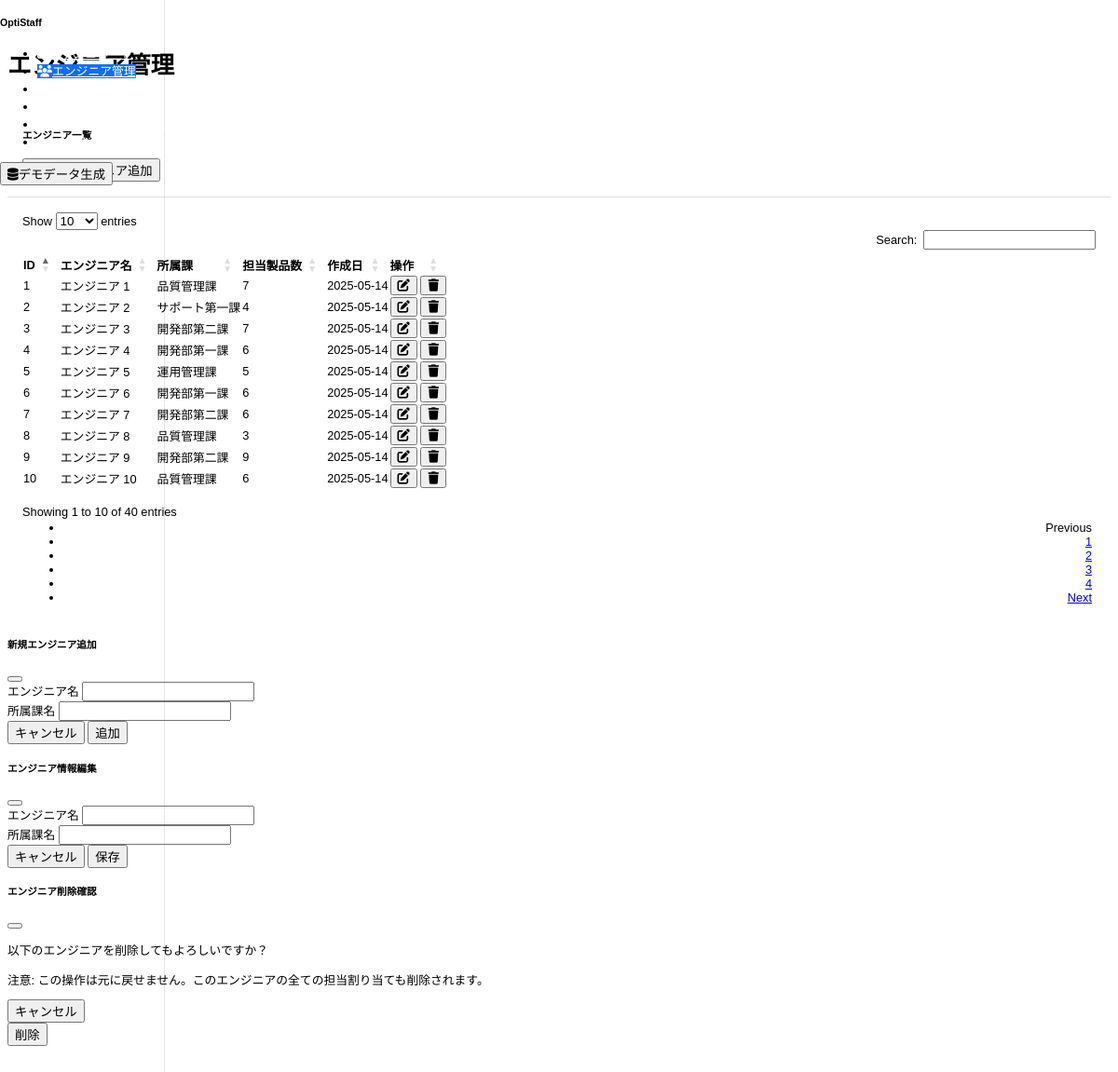
Page /engineers on the committed database.
### models.py (models this page shows)
class Engineer(db.Model):
    id = db.Column(db.Integer, primary_key=True)
    name = db.Column(db.String(100), nullable=False)
    department = db.Column(db.String(100), nullable=False)
    max_products = db.Column(db.Integer, default=5)
    created_at = db.Column(db.DateTime, default=datetime.utcnow)
    updated_at = db.Column(db.DateTime, default=datetime.utcnow, onupdate=datetime.utcnow)
    assignments = db.relationship('Assignment', back_populates='engineer', lazy='joined')
    __table_args__ = (
        Index('idx_engineer_department', 'department'),
    )

### routes.py (the view)
@app.route('/engineers')
def engineers():
    engineers_list = Engineer.query.all()
    return render_template('engineers.html', engineers=engineers_list)

### templates/engineers.html (shortened to what this page needs)
{% extends 'base.html' %}
{% block title %}エンジニア管理{% endblock %}
{% block content %}
<div class="row mb-4">
    <div class="col-md-12">
        <div class="card">
            <div class="card-header d-flex justify-content-between align-items-center">
                <h5 class="card-title mb-0">エンジニア一覧</h5>
                <button class="btn btn-primary btn-sm" data-bs-toggle="modal" data-bs-target="#addEngineerModal">
                </button>
            </div>
            <div class="card-body">
                <div class="table-responsive">
                    <table id="engineersTable" class="table table-striped">
                        <thead>
                            <tr>
                                <th>ID</th>
                                <th>エンジニア名</th>
                                <th>所属課</th>
                                <th>担当製品数</th>
                                <th>作成日</th>
                                <th>操作</th>
                            </tr>
                        </thead>
                        <tbody>
                            {% for engineer in engineers %}
                            <tr>
                                <td>{{ engineer.id }}</td>
                                <td>{{ engineer.name }}</td>
                                <td>{{ engineer.department }}</td>
                                <td>{{ engineer.assignments|length }}</td>
                                <td>{{ engineer.created_at.strftime('%Y-%m-%d') }}</td>
                                <td>
                                    <button class="btn btn-sm btn-outline-primary edit-engineer-btn"
                                            data-id="{{ engineer.id }}"
                                            data-name="{{ engineer.name }}"
                                            data-department="{{ engineer.department }}">
                                        <i class="fas fa-edit"></i>
                                    </button>
                                    <button class="btn btn-sm btn-outline-danger delete-engineer-btn"
                                            data-id="{{ engineer.id }}"
                                            data-name="{{ engineer.name }}">
                                        <i class="fas fa-trash"></i>
                                    </button>
                                </td>
                            </tr>
                            {% endfor %}
                        </tbody>
                    </table>
                </div>
            </div>
        </div>
    </div>
</div>
<div class="modal fade" id="addEngineerModal" tabindex="-1" aria-labelledby="addEngineerModalLabel" aria-hidden="true">
    <div class="modal-dialog">
        <div class="modal-content">
            <div class="modal-header">
                <h5 class="modal-title" id="addEngineerModalLabel">新規エンジニア追加</h5>
                <button type="button" class="btn-close" data-bs-dismiss="modal" aria-label="Close"></button>
            </div>
            <form action="{{ url_for('add_engineer') }}" method="post">
                <div class="modal-body">
                    <div class="mb-3">
                        <label for="name" class="form-label">エンジニア名</label>
                        <input type="text" class="form-control" id="name" name="name" required>
                    </div>
                    <div class="mb-3">
                        <label for="department" class="form-label">所属課名</label>
                        <input type="text" class="form-control" id="department" name="department" required>
                    </div>
                </div>
                <div class="modal-footer">
                    <button type="button" class="btn btn-secondary" data-bs-dismiss="modal">キャンセル</button>
                    <button type="submit" class="btn btn-primary">追加</button>
                </div>
            </form>
        </div>
    </div>
</div>
<div class="modal fade" id="editEngineerModal" tabindex="-1" aria-labelledby="editEngineerModalLabel" aria-hidden="true">
    <div class="modal-dialog">
        <div class="modal-content">
            <div class="modal-header">
                <h5 class="modal-title" id="editEngineerModalLabel">エンジニア情報編集</h5>
                <button type="button" class="btn-close" data-bs-dismiss="modal" aria-label="Close"></button>
            </div>
            <form id="editEngineerForm" action="" method="post">
                <div class="modal-body">
                    <div class="mb-3">
                        <label for="edit_name" class="form-label">エンジニア名</label>
                        <input type="text" class="form-control" id="edit_name" name="name" required>
                    </div>
                    <div class="mb-3">
                        <label for="edit_department" class="form-label">所属課名</label>
                        <input type="text" class="form-control" id="edit_department" name="department" required>
                    </div>
                </div>
                <div class="modal-footer">
                    <button type="button" class="btn btn-secondary" data-bs-dismiss="modal">キャンセル</button>
                    <button type="submit" class="btn btn-primary">保存</button>
                </div>
            </form>
        </div>
    </div>
</div>
<div class="modal fade" id="deleteEngineerModal" tabindex="-1" aria-labelledby="deleteEngineerModalLabel" aria-hidden="true">
    <div class="modal-dialog">
        <div class="modal-content">
            <div class="modal-header">
                <h5 class="modal-title" id="deleteEngineerModalLabel">エンジニア削除確認</h5>
                <button type="button" class="btn-close" data-bs-dismiss="modal" aria-label="Close"></button>
            </div>
            <div class="modal-body">
                <p>以下のエンジニアを削除してもよろしいですか？</p>
                <p class="text-danger">注意: この操作は元に戻せません。このエンジニアの全ての担当割り当ても削除されます。</p>
            </div>
            <div class="modal-footer">
                <button type="button" class="btn btn-secondary" data-bs-dismiss="modal">キャンセル</button>
                <form id="deleteEngineerForm" action="" method="post">
                    <button type="submit" class="btn btn-danger">削除</button>
                </form>
            </div>
        </div>
    </div>
</div>
{% endblock %}

### static/css/custom.css (style rules this page uses)
body { font-size: 80%; }
.card { transition: all 0.3s ease; }
.table-responsive { overflow-x: auto; }
body { font-family: 'Hiragino Kaku Gothic Pro', 'Meiryo', sans-serif; }
.card { border: none; margin-bottom: 1rem; }
.card .card-header { background-color: transparent; border-bottom: 1px solid rgba(0,0,0,.125); padding: 1rem; }
.card .card-body { padding: 1rem; }

### rows in the picture
Engineer: id "1", name "エンジニア 1", department "品質管理課", assignments|length "7", created_at "2025-05-14"
Engineer: id "2", name "エンジニア 2", department "サポート第一課", assignments|length "4", created_at "2025-05-14"
Engineer: id "3", name "エンジニア 3", department "開発部第二課", assignments|length "7", created_at "2025-05-14"
Engineer: id "4", name "エンジニア 4", department "開発部第一課", assignments|length "6", created_at "2025-05-14"
Engineer: id "5", name "エンジニア 5", department "運用管理課", assignments|length "5", created_at "2025-05-14"
Engineer: id "6", name "エンジニア 6", department "開発部第一課", assignments|length "6", created_at "2025-05-14"
Engineer: id "7", name "エンジニア 7", department "開発部第二課", assignments|length "6", created_at "2025-05-14"
Engineer: id "8", name "エンジニア 8", department "品質管理課", assignments|length "3", created_at "2025-05-14"
Engineer: id "9", name "エンジニア 9", department "開発部第二課", assignments|length "9", created_at "2025-05-14"
Engineer: id "10", name "エンジニア 10", department "品質管理課", assignments|length "6", created_at "2025-05-14"
